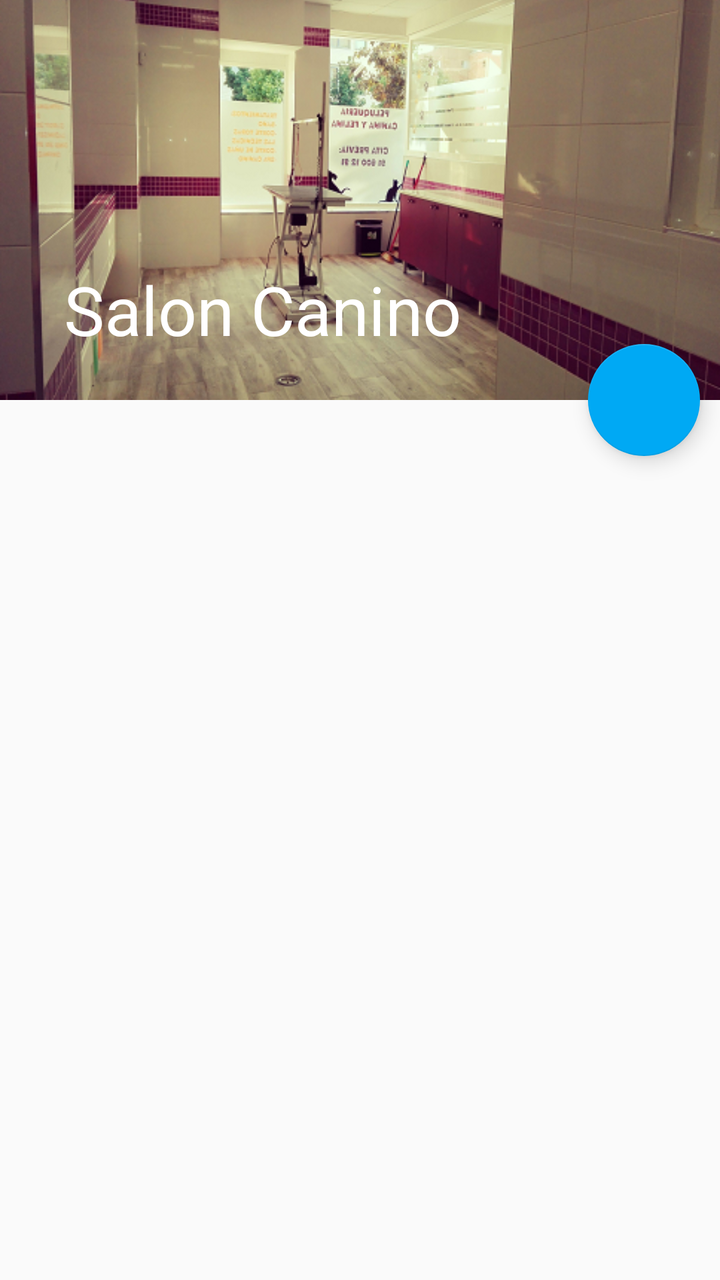
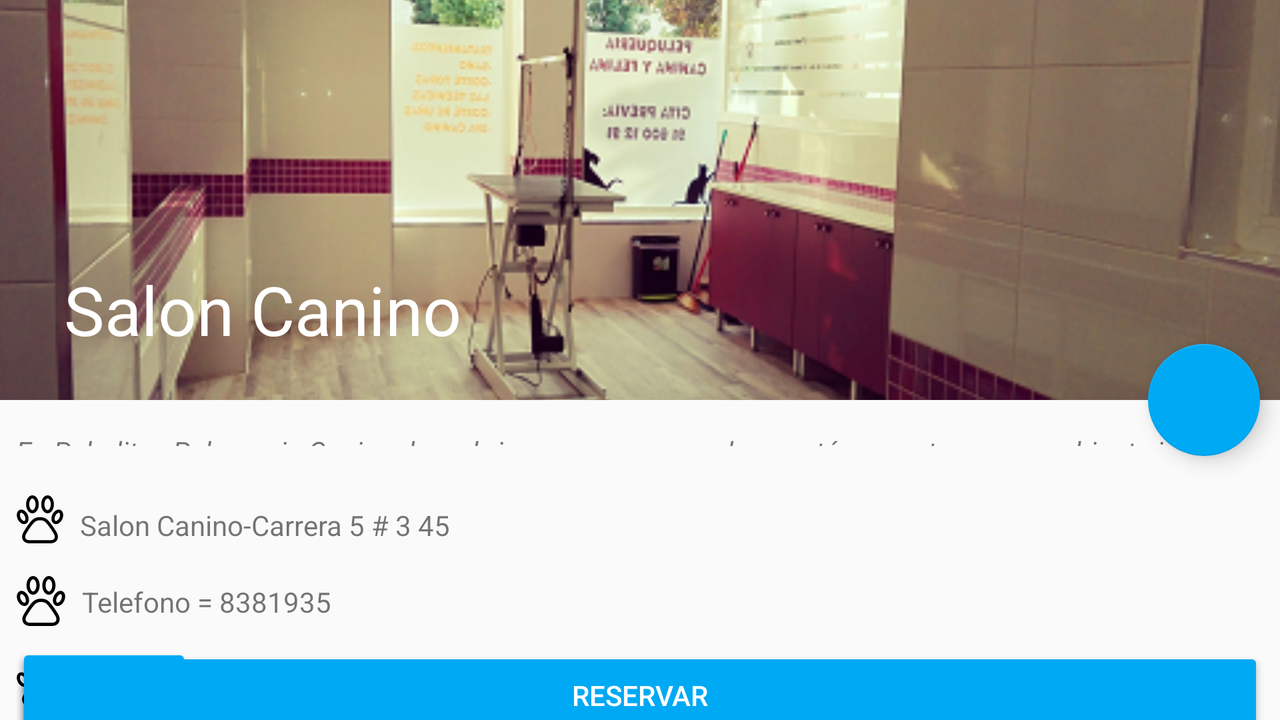

First picture: res/layout/ on a phone held upright. Second picture: the repository's own variant of that layout, on a device whose configuration matches the variant's folder. Source for both follows.
<!-- AndroidManifest.xml: application theme AppTheme -->
<!-- res/layout/activity_salon_canino.xml -->
<?xml version="1.0" encoding="utf-8"?>
<android.support.design.widget.CoordinatorLayout xmlns:android="http://schemas.android.com/apk/res/android"
    xmlns:app="http://schemas.android.com/apk/res-auto"
    xmlns:tools="http://schemas.android.com/tools"
    android:layout_width="match_parent"
    android:layout_height="match_parent"
    tools:context="com.example.cristiangiron.appcanino.Marcadores.SalonCanino">

    <android.support.v4.widget.NestedScrollView
        android:layout_width="match_parent"
        android:layout_height="match_parent"
        app:layout_behavior="@string/appbar_scrolling_view_behavior"
        >

        <android.support.constraint.ConstraintLayout
            android:layout_width="match_parent"
            android:layout_height="match_parent">


            <ImageView
                android:id="@+id/imageView3"
                android:layout_width="@dimen/margin_width"
                android:layout_height="@dimen/margin_height"
                android:layout_marginLeft="@dimen/margin_left"
                android:layout_marginStart="@dimen/margin_left"
                android:layout_marginTop="@dimen/margin_top"
                android:contentDescription="@string/salon"
                app:layout_constraintLeft_toLeftOf="parent"
                app:layout_constraintTop_toTopOf="@+id/guideline3"
                app:srcCompat="@drawable/ic_dog" />

            <ImageView
                android:id="@+id/imageView5"
                android:layout_width="@dimen/margin_width"
                android:layout_height="@dimen/margin_height"
                android:layout_marginLeft="@dimen/margin_left"
                android:layout_marginStart="@dimen/margin_left"
                android:layout_marginTop="@dimen/margin_top"
                android:contentDescription="@string/tel"
                app:layout_constraintLeft_toLeftOf="parent"
                app:layout_constraintTop_toBottomOf="@+id/imageView3"
                app:srcCompat="@drawable/ic_dog" />

            <ImageView
                android:id="@+id/imageView7"
                android:layout_width="wrap_content"
                android:layout_height="wrap_content"
                android:layout_marginLeft="@dimen/margin_left"
                android:layout_marginStart="@dimen/margin_left"
                android:layout_marginTop="@dimen/margin_top"
                android:contentDescription="@string/horario"
                app:layout_constraintLeft_toLeftOf="parent"
                app:layout_constraintTop_toBottomOf="@+id/imageView5"
                app:srcCompat="@drawable/ic_dog" />

            <TextView
                android:id="@+id/textNombre"
                android:layout_width="@dimen/margin_button"
                android:layout_height="wrap_content"
                android:layout_marginBottom="@dimen/margin_button"
                android:layout_marginEnd="@dimen/margin_left"
                android:layout_marginLeft="@dimen/margin_left"
                android:layout_marginRight="@dimen/margin_left"
                android:layout_marginStart="@dimen/margin_left"
                android:contentDescription="@string/saloncanino"
                android:text="@string/saloncanino"
                app:layout_constraintBottom_toBottomOf="@+id/imageView3"
                app:layout_constraintHorizontal_bias="0.0"
                app:layout_constraintLeft_toRightOf="@+id/imageView3"
                app:layout_constraintRight_toRightOf="parent"
                tools:text="@string/saloncanino" />

            <TextView
                android:id="@+id/textView5"
                android:layout_width="@dimen/margin_button"
                android:layout_height="wrap_content"
                android:layout_marginBottom="-1dp"
                android:layout_marginEnd="@dimen/margin_left"
                android:layout_marginLeft="@dimen/margin_left"
                android:layout_marginRight="@dimen/margin_left"
                android:layout_marginStart="@dimen/margin_left"
                android:layout_marginTop="@dimen/margin_top"
                android:contentDescription="@string/telefono_01"
                android:text="@string/telefono_01"
                app:layout_constraintBottom_toBottomOf="@+id/imageView5"
                app:layout_constraintHorizontal_bias="0.0"
                app:layout_constraintLeft_toRightOf="@+id/imageView5"
                app:layout_constraintRight_toRightOf="parent"
                app:layout_constraintTop_toBottomOf="@+id/textNombre"
                tools:text="@string/telefono_01" />

            <TextView
                android:id="@+id/textView6"
                android:layout_width="@dimen/margin_button"
                android:layout_height="wrap_content"
                android:layout_marginBottom="-1dp"
                android:layout_marginEnd="@dimen/margin_left"
                android:layout_marginLeft="@dimen/margin_left"
                android:layout_marginRight="@dimen/margin_left"
                android:layout_marginStart="@dimen/margin_left"
                android:layout_marginTop="@dimen/margin_top"
                android:contentDescription="@string/horario"
                android:text="@string/horario"
                app:layout_constraintBottom_toBottomOf="@+id/imageView7"
                app:layout_constraintHorizontal_bias="0.0"
                app:layout_constraintLeft_toRightOf="@+id/imageView7"
                app:layout_constraintRight_toRightOf="parent"
                app:layout_constraintTop_toBottomOf="@+id/textView5"
                tools:text="@string/horario" />

            <TextView
                android:id="@+id/textView7"
                android:layout_width="@dimen/margin_button"
                android:layout_height="wrap_content"
                android:layout_marginEnd="@dimen/margin_left"
                android:layout_marginLeft="@dimen/margin_left"
                android:layout_marginRight="@dimen/margin_left"
                android:layout_marginStart="@dimen/margin_left"
                android:layout_marginTop="@dimen/margin_top"
                android:gravity="center"
                android:text="@string/res"
                android:textAppearance="@style/TextAppearance.AppCompat.Title"
                android:textColor="@color/color_res"
                android:textStyle="bold"
                app:layout_constraintHorizontal_bias="0.0"
                app:layout_constraintLeft_toLeftOf="parent"
                app:layout_constraintRight_toRightOf="parent"
                app:layout_constraintTop_toBottomOf="@+id/textView6"
                tools:text="@string/res" />

            <Button
                android:id="@+id/bfecha"
                style="@style/Widget.AppCompat.Button.Colored"
                android:layout_width="@dimen/dimen_button"
                android:layout_height="@dimen/dimen_heightb"
                android:layout_marginLeft="@dimen/margin_left"
                android:layout_marginStart="@dimen/margin_left"
                android:layout_marginTop="@dimen/margin_left"
                android:text="@string/date"
                app:layout_constraintBottom_toTopOf="@+id/bhora"
                app:layout_constraintLeft_toLeftOf="parent"
                app:layout_constraintTop_toBottomOf="@+id/textView7"
                app:layout_constraintVertical_bias="0.508"
                tools:text="@string/date"
                />

            <Button
                android:id="@+id/bhora"
                style="@style/Widget.AppCompat.Button.Colored"
                android:layout_width="@dimen/dimen_button"
                android:layout_height="@dimen/dimen_heightb"
                android:layout_marginLeft="@dimen/margin_left"
                android:layout_marginStart="@dimen/margin_left"
                android:text="@string/time_1"
                app:layout_constraintBottom_toTopOf="@+id/btnguardar"
                app:layout_constraintLeft_toLeftOf="parent"
                app:layout_constraintTop_toBottomOf="@+id/efecha"
                tools:text="@string/time_1"
                android:layout_marginTop="@dimen/margin_left"
                android:layout_marginBottom="@dimen/margin_width"
                app:layout_constraintVertical_bias="0.489" />

            <EditText
                android:id="@+id/efecha"
                android:layout_width="@dimen/margin_button"
                android:layout_height="wrap_content"
                android:layout_marginLeft="@dimen/margin_left"
                android:layout_marginRight="@dimen/margin_left"
                android:ems="10"
                android:inputType="textPersonName"
                app:layout_constraintBottom_toBottomOf="@+id/bfecha"
                app:layout_constraintHorizontal_bias="0.0"
                app:layout_constraintLeft_toRightOf="@+id/bfecha"
                app:layout_constraintRight_toRightOf="parent"
                android:layout_marginStart="@dimen/margin_left"
                android:layout_marginEnd="@dimen/margin_left"
                android:layout_marginBottom="-1dp" />

            <EditText
                android:id="@+id/ehora"
                android:layout_width="@dimen/margin_button"
                android:layout_height="wrap_content"
                android:layout_marginBottom="-1dp"
                android:layout_marginEnd="@dimen/margin_left"
                android:layout_marginLeft="@dimen/margin_left"
                android:layout_marginRight="@dimen/margin_left"
                android:layout_marginStart="@dimen/margin_left"
                android:ems="10"
                android:inputType="textPersonName"
                app:layout_constraintBottom_toBottomOf="@+id/bhora"
                app:layout_constraintHorizontal_bias="0.0"
                app:layout_constraintLeft_toRightOf="@+id/bhora"
                app:layout_constraintRight_toRightOf="parent" />

            <Button
                android:id="@+id/btnguardar"
                style="@style/Widget.AppCompat.Button.Colored"
                android:layout_width="@dimen/margin_button"
                android:layout_height="wrap_content"
                android:layout_marginBottom="@dimen/margin_button"
                android:layout_marginEnd="@dimen/margin_left"
                android:layout_marginLeft="@dimen/margin_left"
                android:layout_marginRight="@dimen/margin_left"
                android:layout_marginStart="@dimen/margin_left"
                android:text="@string/Res_1"
                app:layout_constraintBottom_toBottomOf="parent"
                app:layout_constraintHorizontal_bias="0.0"
                app:layout_constraintLeft_toLeftOf="parent"
                app:layout_constraintRight_toRightOf="parent"
                tools:text="@string/Res_1" />

            <android.support.constraint.Guideline
                android:id="@+id/guideline3"
                android:layout_width="wrap_content"
                android:layout_height="wrap_content"
                android:orientation="horizontal"
                app:layout_constraintGuide_percent="0.25" />

            <TextView
                android:id="@+id/textView12"
                android:layout_width="@dimen/margin_button"
                android:layout_height="@dimen/margin_button"
                android:layout_marginBottom="@dimen/margin_left"
                android:layout_marginLeft="@dimen/margin_left"
                android:layout_marginRight="@dimen/margin_left"
                android:layout_marginTop="@dimen/margin_top"
                android:text="@string/peluqueria01"
                android:textStyle="italic"
                app:layout_constraintBottom_toTopOf="@+id/guideline3"
                app:layout_constraintLeft_toLeftOf="parent"
                app:layout_constraintRight_toRightOf="parent"
                app:layout_constraintTop_toTopOf="parent"
                tools:text="@string/peluqueria01"
                app:layout_constraintHorizontal_bias="0.0"
                app:layout_constraintVertical_bias="0.0" />




        </android.support.constraint.ConstraintLayout>

    </android.support.v4.widget.NestedScrollView>

    <android.support.design.widget.AppBarLayout
        android:id="@+id/appbar"
        android:layout_width="match_parent"
        android:layout_height="wrap_content"
        app:theme="@style/ThemeOverlay.AppCompat.Dark"
        >

        <android.support.design.widget.CollapsingToolbarLayout
            android:layout_width="match_parent"
            android:layout_height="200dp"
            app:layout_scrollFlags="scroll|enterAlwaysCollapsed|exitUntilCollapsed"
            app:contentScrim="@color/color_parallax"
            app:expandedTitleTextAppearance="@android:color/transparent"
            app:title="@string/salon">

            <ImageView
                android:layout_width="match_parent"
                android:layout_height="match_parent"
                android:src="@drawable/saloncanino"
                android:scaleType="centerCrop"
                app:layout_collapseMode="parallax"
                />

            <android.support.v7.widget.Toolbar
                android:id="@+id/toolbar"
                android:layout_width="match_parent"
                android:layout_height="?attr/actionBarSize"
                />

        </android.support.design.widget.CollapsingToolbarLayout>



    </android.support.design.widget.AppBarLayout>

    <android.support.design.widget.FloatingActionButton
        android:id="@+id/btnfav"
        android:layout_width="wrap_content"
        android:layout_height="wrap_content"
        android:layout_margin="10dp"
        app:fabSize="normal"
        app:layout_anchor="@id/appbar"
        app:layout_anchorGravity="bottom|right"
        app:srcCompat="@drawable/ic_favorite" />





</android.support.design.widget.CoordinatorLayout>
<!-- resources referenced by this layout -->
<resources>
  <color name="color_parallax">#01579b</color>
  <color name="color_res">#455a64</color>
  <dimen name="dimen_button">88dp</dimen>
  <dimen name="dimen_heightb">50dp</dimen>
  <dimen name="margin_button">0dp</dimen>
  <dimen name="margin_height">25dp</dimen>
  <dimen name="margin_left">8dp</dimen>
  <dimen name="margin_top">16dp</dimen>
  <dimen name="margin_width">24dp</dimen>
  <!-- drawable ic_dog: vector/xml drawable (drawable, 2709 chars, omitted) -->
  <!-- drawable saloncanino: png bitmap (drawable, 357957 bytes) -->
  <string name="Res_1">Reservar</string>
  <string name="date">Fecha</string>
  <string name="horario">Horario De Atención = Lunes a Sábado 8am a 6pm</string>
  <string name="peluqueria01">En Peluditos Peluqueria Canina descubriras un nuevo mundo para tú mascota, en un ambiente
      ideado solo para su bienestar. No lo dudes ven a conocernos, aquí descubrirás una gran variedad de servicios. También podrás
      encontrar accesorios para tu mascota; como collares, correas y muchas cosas más</string>
  <string name="res">Reservaciones</string>
  <string name="salon">Salon Canino</string>
  <string name="saloncanino">Salon Canino-Carrera 5 # 3 45</string>
  <string name="tel">Telefono</string>
  <string name="telefono_01">Telefono = 8381935</string>
  <string name="time_1">Hora</string>
  <style name="AppTheme" parent="Theme.AppCompat.Light.DarkActionBar">
          
          <item name="colorPrimary">@color/colorPrimary</item>
          <item name="colorPrimaryDark">@color/colorPrimaryDark</item>
          <item name="colorAccent">@color/colorAccent</item>
      </style>
  <color name="colorPrimary">#1565c0</color>
  <color name="colorPrimaryDark">#003c8f</color>
  <color name="colorAccent">#00a9f4</color>
</resources>
<!-- res/layout-land/activity_salon_canino.xml (the repository's variant of the layout above) -->
<!-- drawn on the phone turned sideways -->
<?xml version="1.0" encoding="utf-8"?>
<android.support.design.widget.CoordinatorLayout xmlns:android="http://schemas.android.com/apk/res/android"
    xmlns:app="http://schemas.android.com/apk/res-auto"
    xmlns:tools="http://schemas.android.com/tools"
    android:layout_width="match_parent"
    android:layout_height="match_parent"
    tools:context="com.example.cristiangiron.appcanino.Marcadores.SalonCanino">

    <android.support.v4.widget.NestedScrollView
        android:layout_width="match_parent"
        android:layout_height="match_parent"
        app:layout_behavior="@string/appbar_scrolling_view_behavior"
        >

        <android.support.constraint.ConstraintLayout
            android:layout_width="match_parent"
            android:layout_height="match_parent">

            <ImageView
                android:id="@+id/imageView3"
                android:layout_width="24dp"
                android:layout_height="25dp"
                android:layout_marginLeft="8dp"
                android:layout_marginStart="8dp"
                android:layout_marginTop="16dp"
                android:contentDescription="@string/salon"
                app:layout_constraintLeft_toLeftOf="parent"
                app:layout_constraintTop_toTopOf="@+id/guideline3"
                app:srcCompat="@drawable/ic_dog" />

            <ImageView
                android:id="@+id/imageView5"
                android:layout_width="25dp"
                android:layout_height="25dp"
                android:layout_marginLeft="8dp"
                android:layout_marginStart="8dp"
                android:layout_marginTop="16dp"
                android:contentDescription="@string/tel"
                app:layout_constraintLeft_toLeftOf="parent"
                app:layout_constraintTop_toBottomOf="@+id/imageView3"
                app:srcCompat="@drawable/ic_dog" />

            <ImageView
                android:id="@+id/imageView7"
                android:layout_width="wrap_content"
                android:layout_height="wrap_content"
                android:layout_marginLeft="8dp"
                android:layout_marginStart="8dp"
                android:layout_marginTop="16dp"
                android:contentDescription="@string/horario"
                app:layout_constraintLeft_toLeftOf="parent"
                app:layout_constraintTop_toBottomOf="@+id/imageView5"
                app:srcCompat="@drawable/ic_dog" />

            <TextView
                android:id="@+id/textView4"
                android:layout_width="0dp"
                android:layout_height="wrap_content"
                android:layout_marginBottom="0dp"
                android:layout_marginEnd="8dp"
                android:layout_marginLeft="8dp"
                android:layout_marginRight="8dp"
                android:layout_marginStart="8dp"
                android:contentDescription="@string/saloncanino"
                android:text="@string/saloncanino"
                app:layout_constraintBottom_toBottomOf="@+id/imageView3"
                app:layout_constraintHorizontal_bias="0.0"
                app:layout_constraintLeft_toRightOf="@+id/imageView3"
                app:layout_constraintRight_toRightOf="parent"
                tools:text="@string/saloncanino" />

            <TextView
                android:id="@+id/textView5"
                android:layout_width="0dp"
                android:layout_height="wrap_content"
                android:layout_marginBottom="-1dp"
                android:layout_marginEnd="8dp"
                android:layout_marginLeft="8dp"
                android:layout_marginRight="8dp"
                android:layout_marginStart="8dp"
                android:layout_marginTop="16dp"
                android:contentDescription="@string/telefono_01"
                android:text="@string/telefono_01"
                app:layout_constraintBottom_toBottomOf="@+id/imageView5"
                app:layout_constraintHorizontal_bias="0.0"
                app:layout_constraintLeft_toRightOf="@+id/imageView5"
                app:layout_constraintRight_toRightOf="parent"
                app:layout_constraintTop_toBottomOf="@+id/textView4"
                tools:text="@string/telefono_01" />

            <TextView
                android:id="@+id/textView6"
                android:layout_width="0dp"
                android:layout_height="wrap_content"
                android:layout_marginBottom="-1dp"
                android:layout_marginEnd="8dp"
                android:layout_marginLeft="8dp"
                android:layout_marginRight="8dp"
                android:layout_marginStart="8dp"
                android:layout_marginTop="16dp"
                android:contentDescription="@string/horario"
                android:text="@string/horario"
                app:layout_constraintBottom_toBottomOf="@+id/imageView7"
                app:layout_constraintHorizontal_bias="0.0"
                app:layout_constraintLeft_toRightOf="@+id/imageView7"
                app:layout_constraintRight_toRightOf="parent"
                app:layout_constraintTop_toBottomOf="@+id/textView5"
                tools:text="@string/horario" />

            <TextView
                android:id="@+id/textView7"
                android:layout_width="0dp"
                android:layout_height="wrap_content"
                android:layout_marginEnd="8dp"
                android:layout_marginLeft="8dp"
                android:layout_marginRight="8dp"
                android:layout_marginStart="8dp"
                android:layout_marginTop="16dp"
                android:gravity="center"
                android:text="@string/res"
                android:textAppearance="@style/TextAppearance.AppCompat.Title"
                android:textColor="@color/color_res"
                android:textStyle="bold"
                app:layout_constraintHorizontal_bias="0.0"
                app:layout_constraintLeft_toLeftOf="parent"
                app:layout_constraintRight_toRightOf="parent"
                app:layout_constraintTop_toBottomOf="@+id/textView6"
                tools:text="@string/res" />

            <Button
                android:id="@+id/bfecha"
                style="@style/Widget.AppCompat.Button.Colored"
                android:layout_width="88dp"
                android:layout_height="50dp"
                android:layout_marginLeft="8dp"
                android:layout_marginStart="8dp"
                android:layout_marginTop="8dp"
                android:text="@string/date"
                app:layout_constraintBottom_toTopOf="@+id/bhora"
                app:layout_constraintLeft_toLeftOf="parent"
                app:layout_constraintTop_toBottomOf="@+id/textView7"
                app:layout_constraintVertical_bias="0.508"
                tools:text="@string/date"
                />

            <Button
                android:id="@+id/bhora"
                style="@style/Widget.AppCompat.Button.Colored"
                android:layout_width="88dp"
                android:layout_height="50dp"
                android:layout_marginLeft="8dp"
                android:layout_marginStart="8dp"
                android:text="@string/time_1"
                app:layout_constraintBottom_toTopOf="@+id/btnguardar"
                app:layout_constraintLeft_toLeftOf="parent"
                app:layout_constraintTop_toBottomOf="@+id/efecha"
                tools:text="@string/time_1"
                android:layout_marginTop="8dp"
                android:layout_marginBottom="24dp" />

            <EditText
                android:id="@+id/efecha"
                android:layout_width="0dp"
                android:layout_height="wrap_content"
                android:layout_marginLeft="8dp"
                android:layout_marginRight="8dp"
                android:ems="10"
                android:inputType="textPersonName"
                app:layout_constraintBottom_toBottomOf="@+id/bfecha"
                app:layout_constraintHorizontal_bias="0.0"
                app:layout_constraintLeft_toRightOf="@+id/bfecha"
                app:layout_constraintRight_toRightOf="parent"
                android:layout_marginStart="8dp"
                android:layout_marginEnd="8dp"
                android:layout_marginBottom="-1dp" />

            <EditText
                android:id="@+id/ehora"
                android:layout_width="0dp"
                android:layout_height="wrap_content"
                android:layout_marginBottom="-1dp"
                android:layout_marginEnd="8dp"
                android:layout_marginLeft="8dp"
                android:layout_marginRight="8dp"
                android:layout_marginStart="8dp"
                android:ems="10"
                android:inputType="textPersonName"
                app:layout_constraintBottom_toBottomOf="@+id/bhora"
                app:layout_constraintHorizontal_bias="0.0"
                app:layout_constraintLeft_toRightOf="@+id/bhora"
                app:layout_constraintRight_toRightOf="parent" />

            <Button
                android:id="@+id/btnguardar"
                style="@style/Widget.AppCompat.Button.Colored"
                android:layout_width="0dp"
                android:layout_height="wrap_content"
                android:layout_marginBottom="0dp"
                android:layout_marginEnd="8dp"
                android:layout_marginLeft="8dp"
                android:layout_marginRight="8dp"
                android:layout_marginStart="8dp"
                android:text="@string/Res_1"
                app:layout_constraintBottom_toBottomOf="parent"
                app:layout_constraintHorizontal_bias="0.0"
                app:layout_constraintLeft_toLeftOf="parent"
                app:layout_constraintRight_toRightOf="parent"
                tools:text="@string/Res_1" />

            <android.support.constraint.Guideline
                android:id="@+id/guideline3"
                android:layout_width="wrap_content"
                android:layout_height="wrap_content"
                android:orientation="horizontal"
                app:layout_constraintGuide_percent="0.18" />

            <TextView
                android:id="@+id/textView12"
                android:layout_width="0dp"
                android:layout_height="0dp"
                android:layout_marginBottom="8dp"
                android:layout_marginLeft="8dp"
                android:layout_marginRight="8dp"
                android:layout_marginTop="16dp"
                android:text="@string/peluqueria01"
                android:textStyle="italic"
                app:layout_constraintBottom_toTopOf="@+id/guideline3"
                app:layout_constraintLeft_toLeftOf="parent"
                app:layout_constraintRight_toRightOf="parent"
                app:layout_constraintTop_toTopOf="parent"
                tools:text="@string/peluqueria01"
                app:layout_constraintHorizontal_bias="0.0"
                app:layout_constraintVertical_bias="0.0" />



        </android.support.constraint.ConstraintLayout>

    </android.support.v4.widget.NestedScrollView>

    <android.support.design.widget.AppBarLayout
        android:id="@+id/appbar"
        android:layout_width="match_parent"
        android:layout_height="wrap_content"
        app:theme="@style/ThemeOverlay.AppCompat.Dark"
        >

        <android.support.design.widget.CollapsingToolbarLayout
            android:layout_width="match_parent"
            android:layout_height="200dp"
            app:layout_scrollFlags="scroll|enterAlwaysCollapsed|exitUntilCollapsed"
            app:contentScrim="@color/color_parallax"
            app:expandedTitleTextAppearance="@android:color/transparent"
            app:title="@string/salon">

            <ImageView
                android:layout_width="match_parent"
                android:layout_height="match_parent"
                android:src="@drawable/saloncanino"
                android:scaleType="centerCrop"
                app:layout_collapseMode="parallax"
                />

            <android.support.v7.widget.Toolbar
                android:id="@+id/toolbar"
                android:layout_width="match_parent"
                android:layout_height="?attr/actionBarSize"
                />

        </android.support.design.widget.CollapsingToolbarLayout>



    </android.support.design.widget.AppBarLayout>

    <android.support.design.widget.FloatingActionButton
        android:id="@+id/btnfav"
        android:layout_width="wrap_content"
        android:layout_height="wrap_content"
        android:layout_margin="10dp"
        app:fabSize="normal"
        app:layout_anchor="@id/appbar"
        app:layout_anchorGravity="bottom|right"
        app:srcCompat="@drawable/ic_favorite" />





</android.support.design.widget.CoordinatorLayout>
<!-- resources referenced by the variant -->
<!-- as the phone turned sideways resolves them -->
<resources>
  <color name="color_parallax">#01579b</color>
  <color name="color_res">#455a64</color>
  <!-- drawable ic_dog: vector/xml drawable (drawable, 2709 chars, omitted) -->
  <!-- drawable saloncanino: png bitmap (drawable, 357957 bytes) -->
  <string name="Res_1">Reservar</string>
  <string name="date">Fecha</string>
  <string name="horario">Horario De Atención = Lunes a Sábado 8am a 6pm</string>
  <string name="peluqueria01">En Peluditos Peluqueria Canina descubriras un nuevo mundo para tú mascota, en un ambiente
      ideado solo para su bienestar. No lo dudes ven a conocernos, aquí descubrirás una gran variedad de servicios. También podrás
      encontrar accesorios para tu mascota; como collares, correas y muchas cosas más</string>
  <string name="res">Reservaciones</string>
  <string name="salon">Salon Canino</string>
  <string name="saloncanino">Salon Canino-Carrera 5 # 3 45</string>
  <string name="tel">Telefono</string>
  <string name="telefono_01">Telefono = 8381935</string>
  <string name="time_1">Hora</string>
  <style name="AppTheme" parent="Theme.AppCompat.Light.DarkActionBar">
          
          <item name="colorPrimary">@color/colorPrimary</item>
          <item name="colorPrimaryDark">@color/colorPrimaryDark</item>
          <item name="colorAccent">@color/colorAccent</item>
      </style>
  <color name="colorPrimary">#1565c0</color>
  <color name="colorPrimaryDark">#003c8f</color>
  <color name="colorAccent">#00a9f4</color>
</resources>
